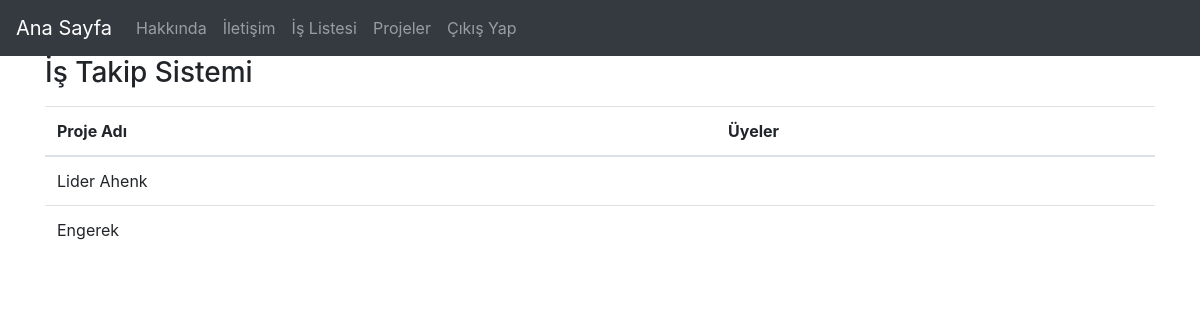
The app's page /follow/project (signed in), older data.
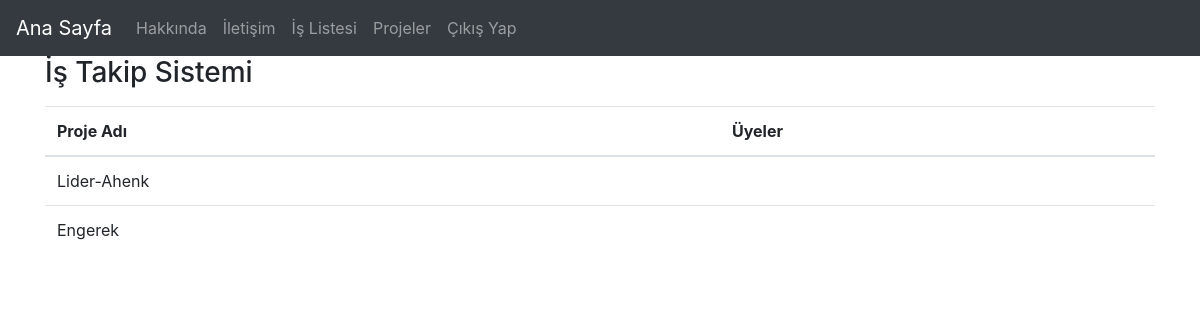
The same page, newer data.
### follow/models.py (models this page shows, shortened)
class Project(models.Model):
    project_name = models.CharField(max_length=50, verbose_name="Proje Adı")
    members = models.ManyToManyField(User, null=True, verbose_name="Üyeler", default=None)
    description = models.TextField(verbose_name="Açıklama", blank=True)
    slug = models.SlugField(unique=True, editable=False, max_length=130, blank=True)

### follow/views.py (the view)
# urls.py: path('project', project_index, name="project"),
def project_index(request):
    projects = Project.objects.all()
    return render(request, 'follow/project.html', {'projects': projects})

### templates/follow/project.html
{% extends 'base.html' %}
{% block body %}
    <div class="container">
      <table class="table">
        <thead>
          <tr>
            <th>Proje Adı</th>
            <th>Üyeler</th>
          </tr>
      </thead>
        <tbody>
        {% for project in projects %}
             <tr>
            <td>{{ project.project_name }}</td>
            <td>{{ job.members }}</td>
             </tr>
        {% endfor %}
        </tbody>
      </table>
    </div>
{% endblock %}

Row changes from the older to the newer data that the page shows:
changed Project: project_name "Lider Ahenk" → "Lider-Ahenk"
